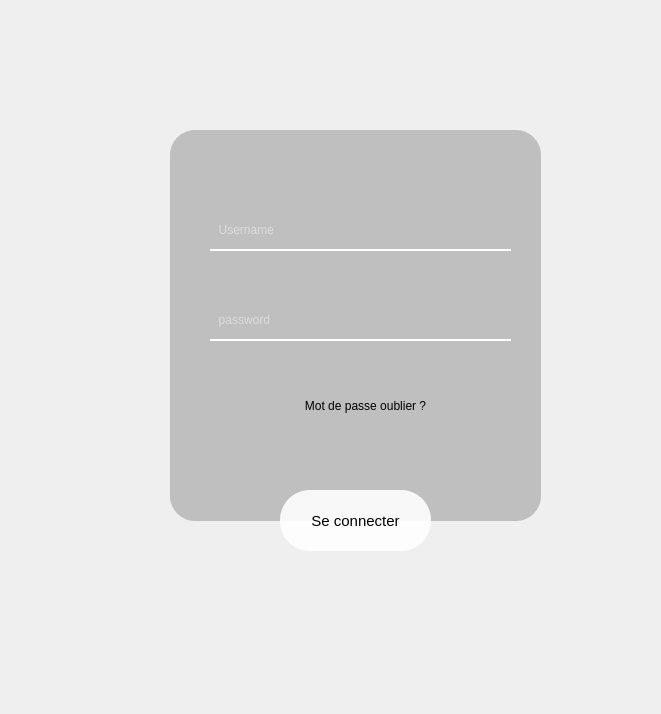
<?xml version="1.0" encoding="UTF-8"?>
<ui version="4.0">
 <class>file1</class>
 <widget class="QWidget" name="file1">
  <property name="geometry">
   <rect>
    <x>0</x>
    <y>0</y>
    <width>661</width>
    <height>714</height>
   </rect>
  </property>
  <property name="windowTitle">
   <string>Form</string>
  </property>
  <widget class="QWidget" name="widget" native="true">
   <property name="geometry">
    <rect>
     <x>0</x>
     <y>-20</y>
     <width>551</width>
     <height>651</height>
    </rect>
   </property>
  </widget>
  <widget class="QWidget" name="widget_2" native="true">
   <property name="geometry">
    <rect>
     <x>-60</x>
     <y>0</y>
     <width>761</width>
     <height>721</height>
    </rect>
   </property>
   <widget class="QLabel" name="label_back">
    <property name="geometry">
     <rect>
      <x>50</x>
      <y>-5</y>
      <width>681</width>
      <height>721</height>
     </rect>
    </property>
    <property name="styleSheet">
     <string notr="true">border-image: url(:/images/images/log.png);</string>
    </property>
    <property name="text">
     <string/>
    </property>
   </widget>
   <widget class="QLabel" name="label_imgpng">
    <property name="geometry">
     <rect>
      <x>20</x>
      <y>-10</y>
      <width>531</width>
      <height>451</height>
     </rect>
    </property>
    <property name="styleSheet">
     <string notr="true">border-image: url(:/images/images/IMG-20230104-WA0004_1-removebg-preview.png);</string>
    </property>
    <property name="text">
     <string/>
    </property>
   </widget>
   <widget class="QLabel" name="label_morphose">
    <property name="geometry">
     <rect>
      <x>230</x>
      <y>130</y>
      <width>371</width>
      <height>391</height>
     </rect>
    </property>
    <property name="styleSheet">
     <string notr="true">background-color:rgba(0,0,0,0.2);
border-radius:25px;</string>
    </property>
    <property name="text">
     <string/>
    </property>
   </widget>
   <widget class="QLabel" name="label_icon">
    <property name="geometry">
     <rect>
      <x>390</x>
      <y>90</y>
      <width>61</width>
      <height>61</height>
     </rect>
    </property>
    <property name="styleSheet">
     <string notr="true">border-image: url(:/images/images/LG.png);
</string>
    </property>
    <property name="text">
     <string/>
    </property>
   </widget>
   <widget class="QPushButton" name="ButtonConnect">
    <property name="geometry">
     <rect>
      <x>340</x>
      <y>490</y>
      <width>151</width>
      <height>61</height>
     </rect>
    </property>
    <property name="styleSheet">
     <string notr="true">background-color:rgba(255,255,255,0.9);
border-radius:30px;
box-shadow: 20px 20px 10px 10px black  ;
font-size:15px
</string>
    </property>
    <property name="text">
     <string>Se connecter</string>
    </property>
   </widget>
   <widget class="QLineEdit" name="input_Username">
    <property name="geometry">
     <rect>
      <x>270</x>
      <y>210</y>
      <width>301</width>
      <height>41</height>
     </rect>
    </property>
    <property name="styleSheet">
     <string notr="true">background-color:rgba(0,0,0,0);
border:none;
border-bottom:2px solid rgba(255,255,255,255);
color:rgba(255,255,255,230);
padding-bootom:7px;</string>
    </property>
    <property name="placeholderText">
     <string>  Username</string>
    </property>
   </widget>
   <widget class="QLineEdit" name="input_password">
    <property name="geometry">
     <rect>
      <x>270</x>
      <y>300</y>
      <width>301</width>
      <height>41</height>
     </rect>
    </property>
    <property name="styleSheet">
     <string notr="true">background-color:rgba(0,0,0,0);
border:none;
border-bottom:2px solid rgba(255,255,255,255);
color:rgba(255,255,255,230);
padding-bootom:7px;</string>
    </property>
    <property name="placeholderText">
     <string>  password</string>
    </property>
   </widget>
   <widget class="QPushButton" name="ButtonMdp">
    <property name="geometry">
     <rect>
      <x>330</x>
      <y>390</y>
      <width>191</width>
      <height>32</height>
     </rect>
    </property>
    <property name="styleSheet">
     <string notr="true">border:none;
background-color:none;</string>
    </property>
    <property name="text">
     <string>Mot de passe oublier ?</string>
    </property>
   </widget>
  </widget>
 </widget>
 <resources>
  <include location="../ressource.qrc"/>
 </resources>
 <connections/>
</ui>
